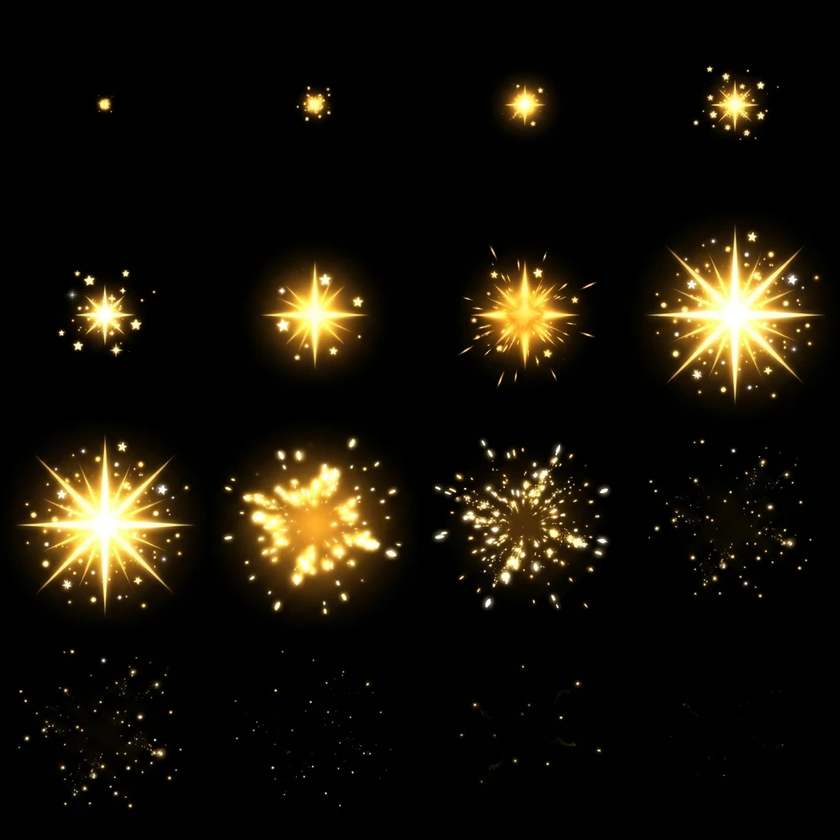
#> input picture tools/sparkle_extract/source.png, 840 x 840 px, shrunk from 1024 x 1024 before the run
$ python extract.py --source source.png --out out.png
#> lines starting #> are read from the running program, lines starting #| are printed output that depends on the picture
import argparse
from pathlib import Path

import numpy as np
from PIL import Image

BACKGROUND_FLOOR = 6.0 / 255.0
CHECKER_SIZE = 16
DARK_BACKGROUND = np.array([16, 16, 20], dtype=np.uint8)


def loadRgb(path):
    with Image.open(path) as image:
        return np.asarray(image.convert("RGB"), dtype=np.float32) / 255.0


def keyFromBlack(rgb, floor):
    peak = rgb.max(axis=2)
    alpha = np.clip((peak - floor) / (1.0 - floor), 0.0, 1.0)
    safePeak = np.maximum(peak, 1e-4)[..., None]
    color = np.clip(rgb / safePeak, 0.0, 1.0)
    return color, alpha


def toRgba8(color, alpha):
    rgba = np.empty(color.shape[:2] + (4,), dtype=np.uint8)
    rgba[..., :3] = np.rint(color * 255.0).astype(np.uint8)
    rgba[..., 3] = np.rint(alpha * 255.0).astype(np.uint8)
    return rgba


def splitCells(image, columns, rows):
    height, width = image.shape[:2]
    cellHeight, cellWidth = height // rows, width // columns
    cells = []
    for row in range(rows):
        for column in range(columns):
            cells.append(
                image[
                    row * cellHeight:(row + 1) * cellHeight,
                    column * cellWidth:(column + 1) * cellWidth,
                ]
            )
    return cells


def checkerboard(height, width, size, light, dark):
    rows = (np.arange(height) // size)[:, None]
    columns = (np.arange(width) // size)[None, :]
    pattern = ((rows + columns) % 2).astype(bool)
    board = np.empty((height, width, 3), dtype=np.uint8)
    board[pattern] = light
    board[~pattern] = dark
    return board


def composite(rgba, background):
    alpha = rgba[..., 3:4].astype(np.float32) / 255.0
    color = rgba[..., :3].astype(np.float32)
    output = color * alpha + background.astype(np.float32) * (1.0 - alpha)
    return np.clip(np.rint(output), 0, 255).astype(np.uint8)


def buildPreview(frames, columns, rows, background):
    height, width = frames[0].shape[:2]
    preview = np.empty((height * rows, width * columns, 3), dtype=np.uint8)
    for index, frame in enumerate(frames):
        row, column = divmod(index, columns)
        region = (
            slice(row * height, (row + 1) * height),
            slice(column * width, (column + 1) * width),
        )
        preview[region] = composite(frame, background[region])
    return preview


def saveGif(frames, path, delay, background):
    images = [
        Image.fromarray(composite(frame, background)).convert("P", palette=Image.Palette.ADAPTIVE)
        for frame in frames
    ]
    images[0].save(path, save_all=True, append_images=images[1:], duration=delay, loop=0, optimize=False)


def main():
    parser = argparse.ArgumentParser()
    parser.add_argument("--source", required=True, type=Path)
    parser.add_argument("--out", required=True, type=Path)
    parser.add_argument("--preview-dir", type=Path)
    parser.add_argument("--columns", type=int, default=4)
    parser.add_argument("--rows", type=int, default=4)
    parser.add_argument("--floor", type=float, default=BACKGROUND_FLOOR)
    parser.add_argument("--delay", type=int, default=70)
    parser.add_argument("--prefix", default="sparkle")
    arguments = parser.parse_args()

    previewDir = arguments.preview_dir or arguments.out
    arguments.out.mkdir(parents=True, exist_ok=True)
    previewDir.mkdir(parents=True, exist_ok=True)

    color, alpha = keyFromBlack(loadRgb(arguments.source), arguments.floor)
#> in loadRgb, image is the input picture: PIL image 840x840 RGB; mean R, G, B 22.7, 18.3, 8.9
    rgba = toRgba8(color, alpha)
#> in toRgba8, `rgba[..., 3] = np.rint(alpha * 255.0).astype(np.uint8)`:
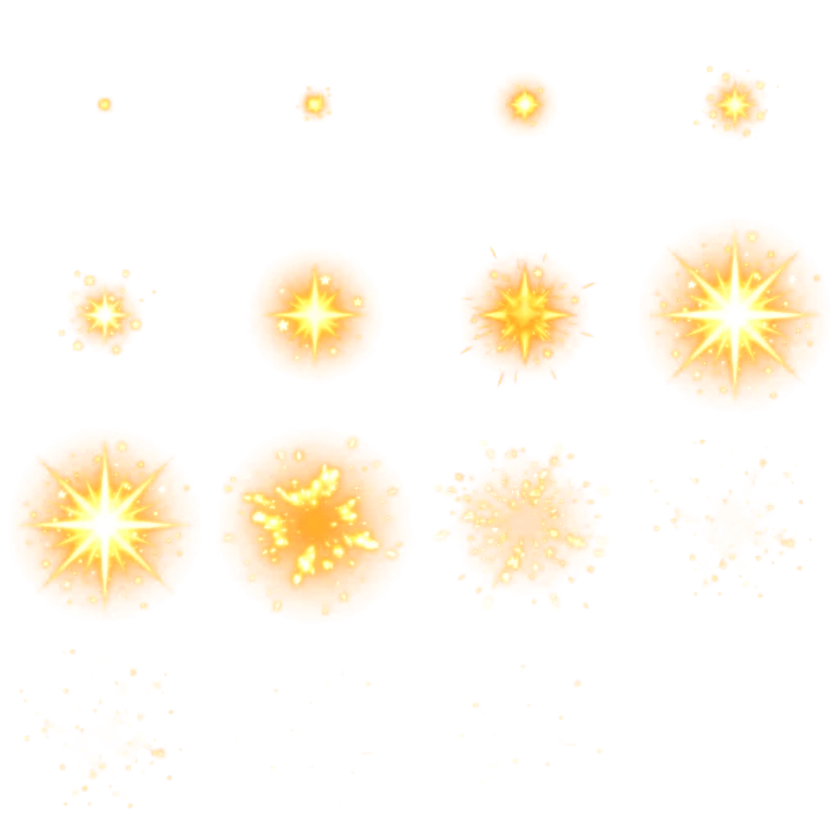
#> rgba: shape (840, 840, 4); mean of channels 0, 1, 2, 3 169.6, 159.2, 113.5, 21.2; transparent parts drawn white
    frames = splitCells(rgba, arguments.columns, arguments.rows)
#> after the loop in splitCells, `for row in range(rows):`: cells = 16 items
#> frames = 16 items

    Image.fromarray(rgba).save(arguments.out / f"{arguments.prefix}_sheet.png")
    for index, frame in enumerate(frames):
        Image.fromarray(frame).save(arguments.out / f"{arguments.prefix}_{index:02d}.png")
#> this loop made 16 passes

    height, width = frames[0].shape[:2]
#> height = 210; width = 210
    checker = checkerboard(height * arguments.rows, width * arguments.columns, CHECKER_SIZE, 200, 250)
    dark = np.full(
        (height * arguments.rows, width * arguments.columns, 3),
        DARK_BACKGROUND,
        dtype=np.uint8,
    )
    Image.fromarray(buildPreview(frames, arguments.columns, arguments.rows, checker)).save(
        previewDir / f"{arguments.prefix}_preview_checker.png"
    )
#> the loop in buildPreview, `for index, frame in enumerate(frames):` made 16 passes
#> (row, column) on passes 1 to 12: (0, 0), (0, 1), (0, 2), (0, 3), (1, 0), (1, 1), (1, 2), (1, 3), (2, 0), (2, 1), (2, 2), (2, 3)
#> pass 1, in composite, `output = color * alpha + background.astype(np.float32) * (1.0 - alpha)`:
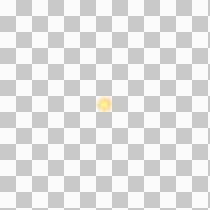
#> output: shape (210, 210, 3) float32; mean of channels 0, 1, 2 225.1, 225, 224.7; drawn as R, G, B
#> after the loop in buildPreview, `for index, frame in enumerate(frames):`:
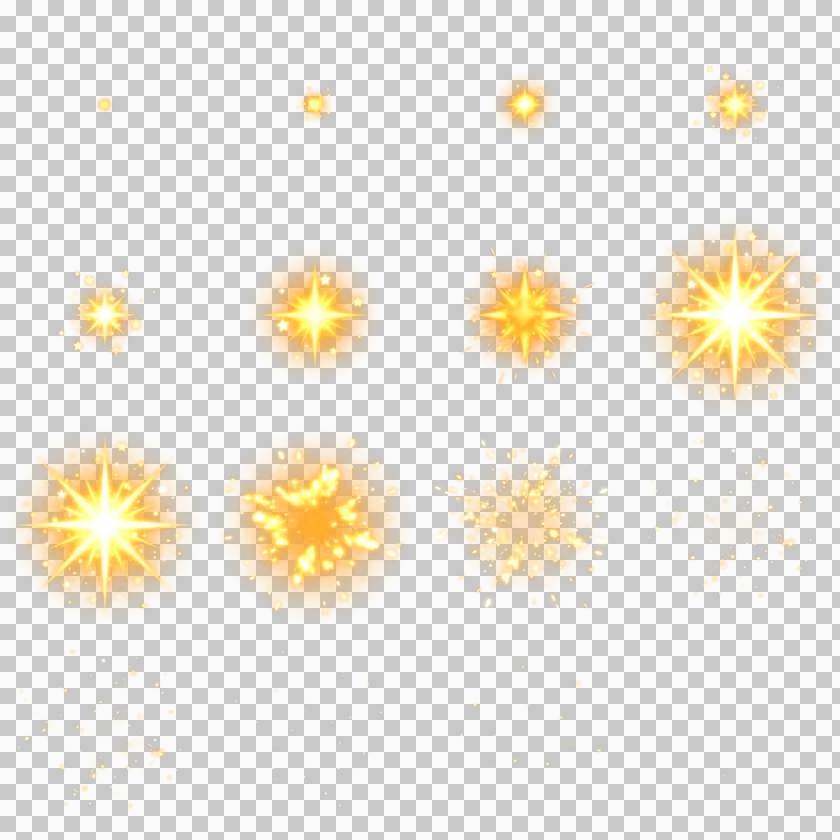
#> preview: shape (840, 840, 3); mean of channels 0, 1, 2 227.5, 223.3, 214.6; drawn as R, G, B
    Image.fromarray(buildPreview(frames, arguments.columns, arguments.rows, dark)).save(
        previewDir / f"{arguments.prefix}_preview_dark.png"
    )
#> the loop in buildPreview (call 2), `for index, frame in enumerate(frames):` made 16 passes
    saveGif(frames, previewDir / f"{arguments.prefix}_preview.gif", arguments.delay, DARK_BACKGROUND)
#> in composite (call 40), `alpha = rgba[..., 3:4].astype(np.float32) / 255.0`:
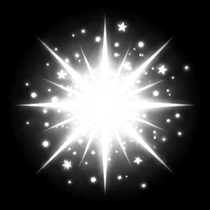
#> alpha: shape (210, 210, 1) float32; min 0, max 1, mean 0.28
#> in composite (call 40), `color = rgba[..., :3].astype(np.float32)`:
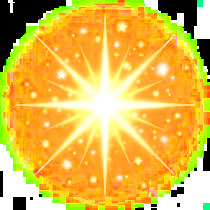
#> color: shape (210, 210, 3) float32; mean of channels 0, 1, 2 226.1, 184.2, 73.2; drawn as R, G, B
#> in composite (call 40), `output = color * alpha + background.astype(np.float32) * (1.0 - alpha)`:
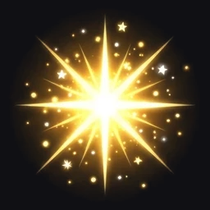
#> output: shape (210, 210, 3) float32; mean of channels 0, 1, 2 82.8, 70.7, 46.6; drawn as R, G, B
#> in saveGif, `images = [ Image.fromarray(composite(frame, background)).convert("P", ..`: images = 16 items
#> in saveGif, `images[0].save(path, save_all=True, append_images=images[1:], duration..`:
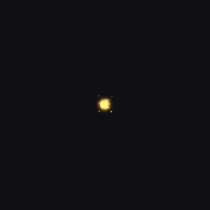
#> saved as sparkle_preview.gif: PIL image 210x210 P; mean R, G, B 16.6, 16.5, 20.2

    print(f"frames {len(frames)} cell {width}x{height} out {arguments.out}")
#| frames 16 cell 210x210 out out.png


if __name__ == "__main__":
    main()
